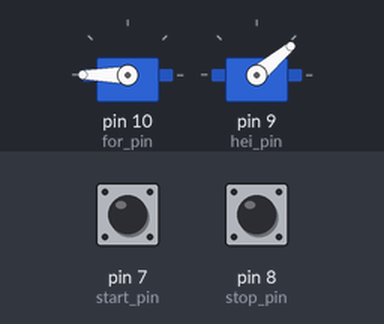
This sketch was run on a simulated Arduino Uno, built with avr-gcc and run on an emulated ATmega328P. Parts: 2 × servo. The test bench sets the inputs (shaded band); at power-on: pin 7 (start_pin) HIGH, pin 8 (stop_pin) HIGH. EEPROM starts erased; what the sketch prints to the serial monitor is not drawn.

Above: at 0.07 s.
At 2.0 s:
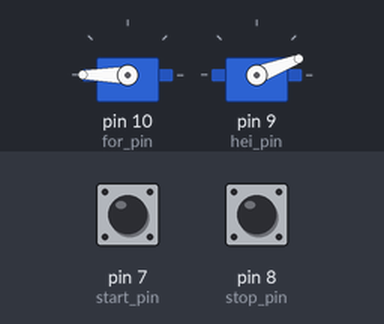
At 4.0 s:
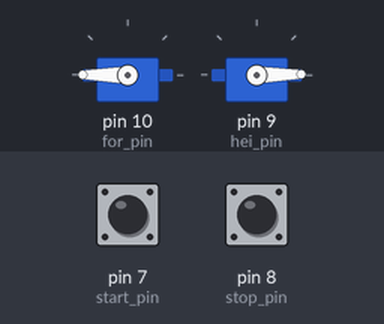
Timing chart, 0 to 5.5 s (numbered marks = the images above):
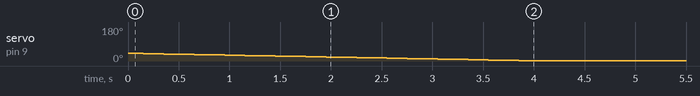

Measured:
- by itself, servo on pin 9 (hei_pin): moves from 40° to 1° over 3.8 s

The sketch:

servo-program-coordinate.ino
```cpp
/*

    DENNE KODEN ER IKKE FERDIG OG FUNGERER IKKE I SIN NÅVÆRENDE TILSTAND

*/


// PRE-PROCESSOR COMMANDS
//////////////////////////////////////////////////////////////////////

#include <Servo.h>
#include <EEPROM.h>

// Definerer IO-pinner på arduino
#define for_pin 10
#define hei_pin 9
#define start_pin 7
#define stop_pin 8
#define x_pin A1
// define y_pin A0
#define red_pin 6
#define green_pin 11
#define blue_pin 12

// Definerer konstanter som brukes i koden
#define STEP_TIME 10
#define HEIGHT_ANGLE 40
#define BLINK_DELAY 2000
#define BLINK_DUR 500


// VARIABLES
//////////////////////////////////////////////////////////////////////

Servo for_servo, hei_servo;
bool printing, print_start, print_stop;
uint16_t x_pos;
uint8_t for_angle;
uint32_t blink_time;
float arm_length;


// SETUP FUNCTION
//////////////////////////////////////////////////////////////////////

  void setup() {

    Serial.begin(9600);

    // Leser av verdier fra minnet
    printing = EEPROM.read(3);
    print_start = EEPROM.read(4);
    print_stop = EEPROM.read(5);

    // I tilfelle systemet blir skrudd av under en print
    // Setter servoene tilbake til vinkelen de sto i
    if (printing) {
      for_angle = EEPROM.read(0);
      for_servo.write(for_angle);
      hei_servo.write(HEIGHT_ANGLE);
    }
    else {
      for_servo.write(180);
      hei_servo.write(0);
    }

    for_servo.attach(for_pin);
    hei_servo.attach(hei_pin);

    pinMode(start_pin, INPUT_PULLUP);
    pinMode(stop_pin, INPUT_PULLUP);

}


// LOOP FUNCTION
//////////////////////////////////////////////////////////////////////

void loop() {

  delay(50);

  // Sjekker startknappen
  if (!digitalRead(start_pin)) {
    print_start = 1;
    EEPROM.write(4, print_start);
  }

  // Initialiserer, og setter status til "printing"
  if (print_start && !printing){
     initialize();
     printing = 1;
     EEPROM.write(3, printing);
     print_start = 0;
     EEPROM.write(4, print_start);
     blink_time = millis();
  }

  while(printing) {

    // Blinker LED-lyset mens printen pågår
    if (millis() - blink_time > BLINK_DELAY) {
      blink_time = millis();
      Serial.println("Printing...");
      while(millis() - blink_time < BLINK_DUR) {
        RGB_led(255,0,255);
      }
      blink_time = millis();
      RGB_led(255,255,255);
    }

    // Sjekker stoppknappen
    if (!digitalRead(stop_pin)) {
      print_stop = 1;
      EEPROM.write(5, print_stop);
    }

    // Resetter armen
    if (print_stop){
      reset();
      printing = 0;
      EEPROM.write(3, printing);
      print_stop = 0;
      EEPROM.write(5, print_stop);
    }
  }
  Serial.print(printing);
  Serial.print(print_start);
  Serial.print(print_stop);
  Serial.println();

}


// INITIALIZE FUNCTION
//////////////////////////////////////////////////////////////////////

void initialize() {

  Serial.println("Initializing");
  delay(1000);
  arm_length = 0;

  // Leser distansen fra PC/Rasperry Pi
  while(Serial.available() > 0 || arm_length == 0) {
    arm_length = Serial.parseFloat();
    Serial.println(arm_length);
  }

  // Regner ut servovinkel og beveger armen
  for_angle = 180 - int((45*(arm_length-43)/(4*PI)));
  Serial.println(for_angle);
  for (uint8_t angle = EEPROM.read(0); angle > for_angle; angle--) {
    hei_servo.write(angle);
    delay(10*STEP_TIME);
  }

  // Senker armen
  for (uint8_t angle = 0; angle < HEIGHT_ANGLE; angle++) {
    hei_servo.write(angle);
    delay(10*STEP_TIME);
  }
  EEPROM.write(0, for_angle);
}


// RESET FUNCTION
//////////////////////////////////////////////////////////////////////

void reset() {

  Serial.println("Resetting");

  // Setter servoene tilbake til startposisjon
  for (uint8_t angle = hei_servo.read(); angle > 0; angle--) {
    hei_servo.write(angle);
    delay(10*STEP_TIME);
  }

  for (uint8_t angle = for_servo.read(); angle < 180; angle++) {
    for_servo.write(angle);
    delay(STEP_TIME);
  }
  EEPROM.write(0, 180);
}


// RGB FUNCTION
//////////////////////////////////////////////////////////////////////

void RGB_led(uint8_t red, uint8_t green, uint8_t blue) {

  analogWrite(red_pin, red);
  analogWrite(green_pin, green);
  analogWrite(blue_pin, blue);
}
```
